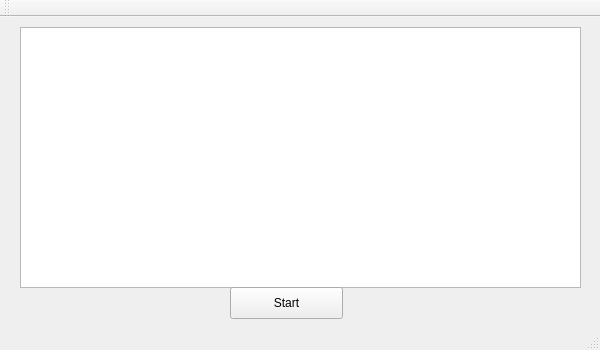
<?xml version="1.0" encoding="UTF-8"?>
<ui version="4.0">
 <class>MainWindow</class>
 <widget class="QMainWindow" name="MainWindow">
  <property name="geometry">
   <rect>
    <x>0</x>
    <y>0</y>
    <width>600</width>
    <height>350</height>
   </rect>
  </property>
  <property name="maximumSize">
   <size>
    <width>600</width>
    <height>350</height>
   </size>
  </property>
  <property name="windowTitle">
   <string>MainWindow</string>
  </property>
  <widget class="QWidget" name="centralWidget">
   <widget class="QTextEdit" name="infoDisp">
    <property name="enabled">
     <bool>true</bool>
    </property>
    <property name="geometry">
     <rect>
      <x>20</x>
      <y>10</y>
      <width>561</width>
      <height>261</height>
     </rect>
    </property>
   </widget>
   <widget class="QPushButton" name="startButton">
    <property name="geometry">
     <rect>
      <x>230</x>
      <y>270</y>
      <width>113</width>
      <height>32</height>
     </rect>
    </property>
    <property name="text">
     <string>Start</string>
    </property>
   </widget>
  </widget>
  <widget class="QMenuBar" name="menuBar">
   <property name="geometry">
    <rect>
     <x>0</x>
     <y>0</y>
     <width>600</width>
     <height>22</height>
    </rect>
   </property>
  </widget>
  <widget class="QToolBar" name="mainToolBar">
   <attribute name="toolBarArea">
    <enum>TopToolBarArea</enum>
   </attribute>
   <attribute name="toolBarBreak">
    <bool>false</bool>
   </attribute>
  </widget>
  <widget class="QStatusBar" name="statusBar"/>
 </widget>
 <layoutdefault spacing="6" margin="11"/>
 <resources/>
 <connections/>
</ui>
